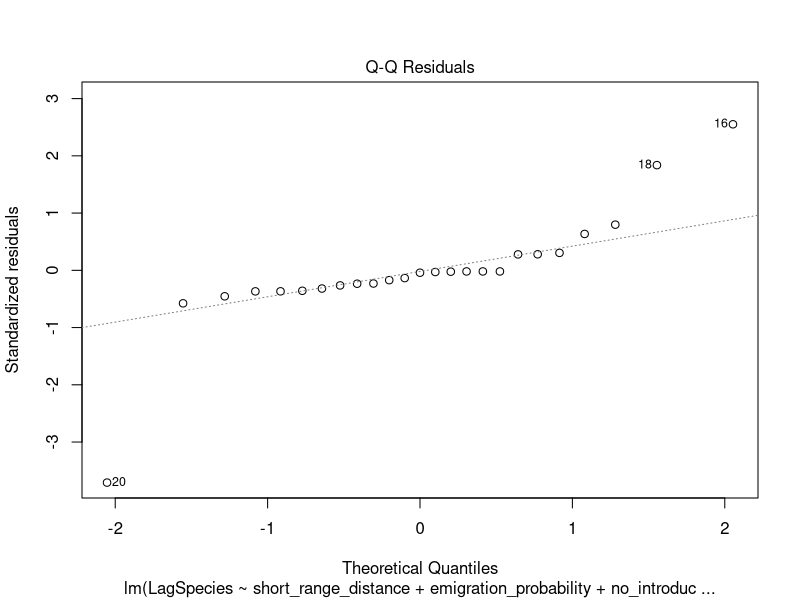
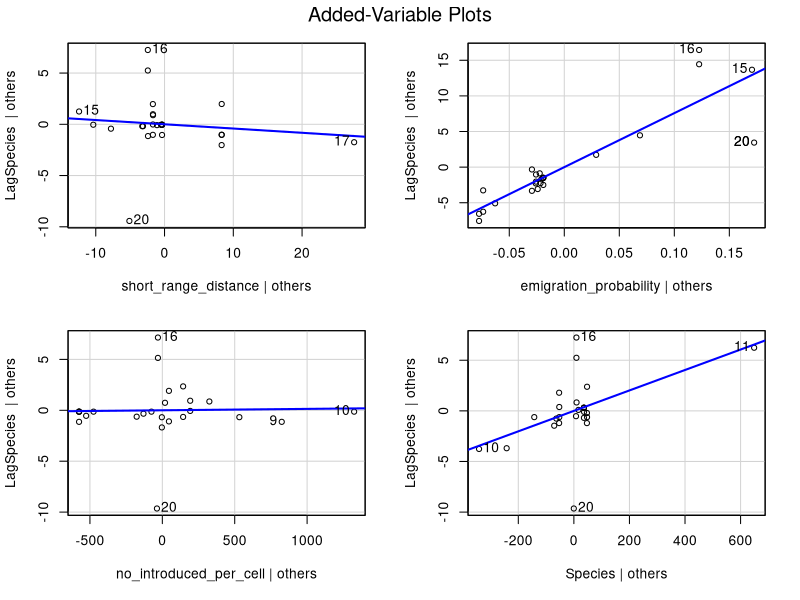
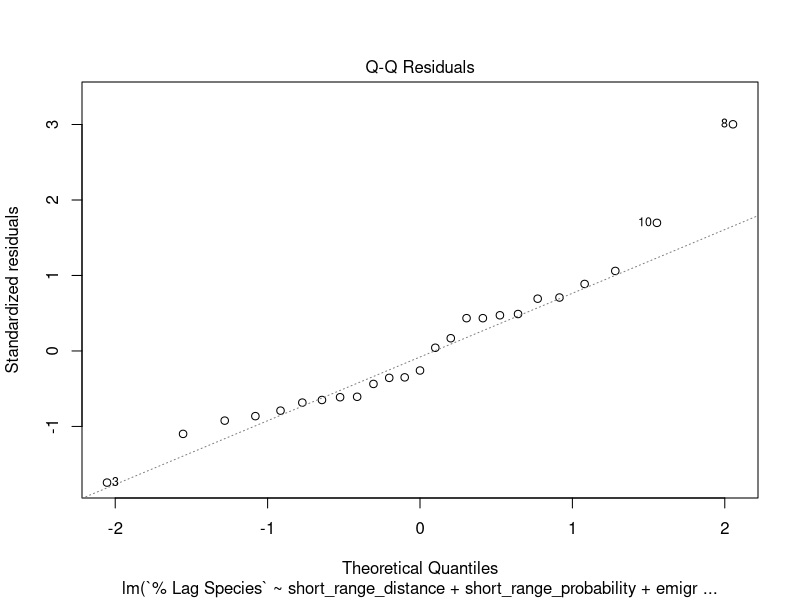
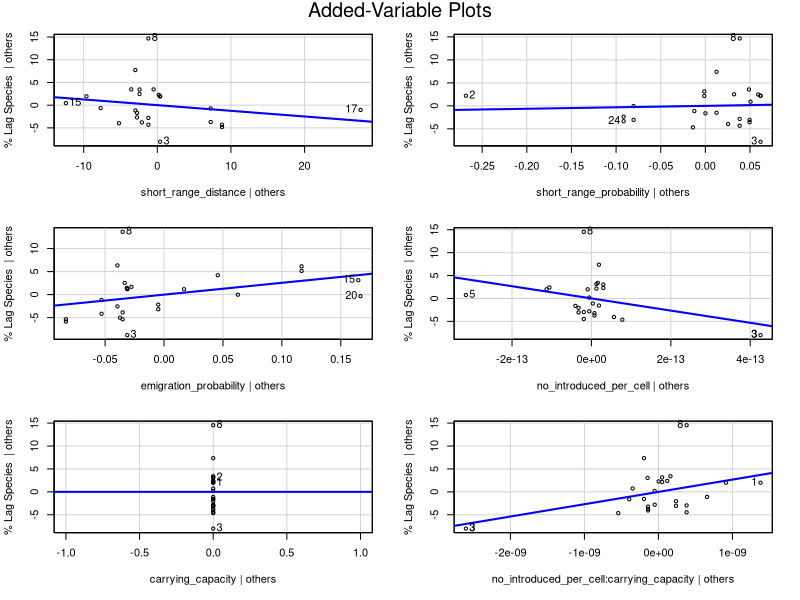
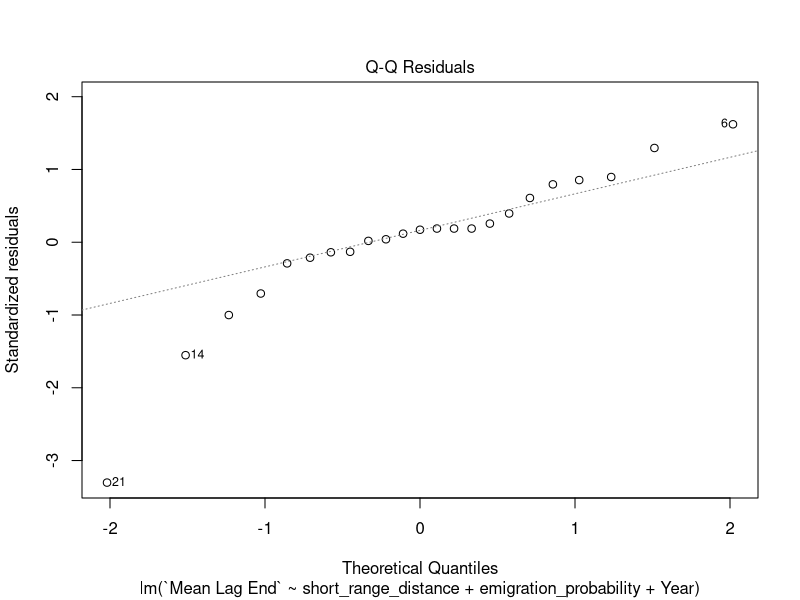
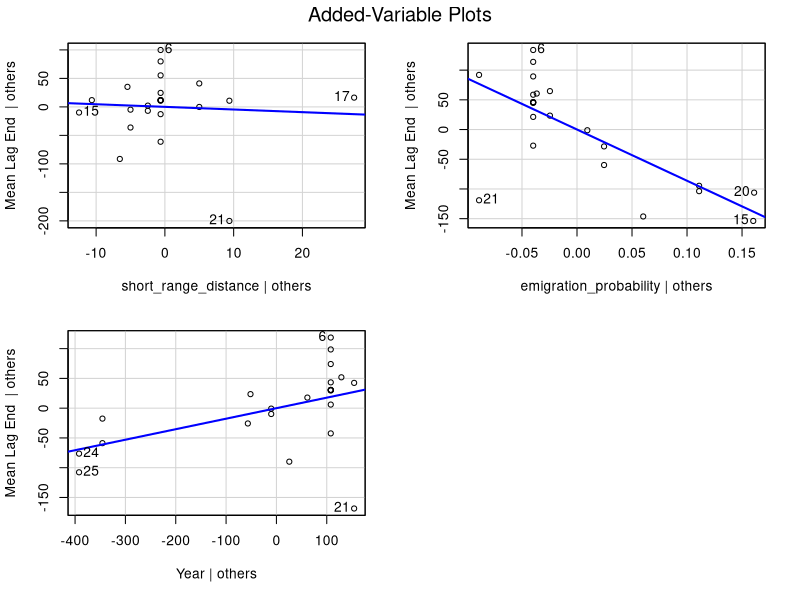
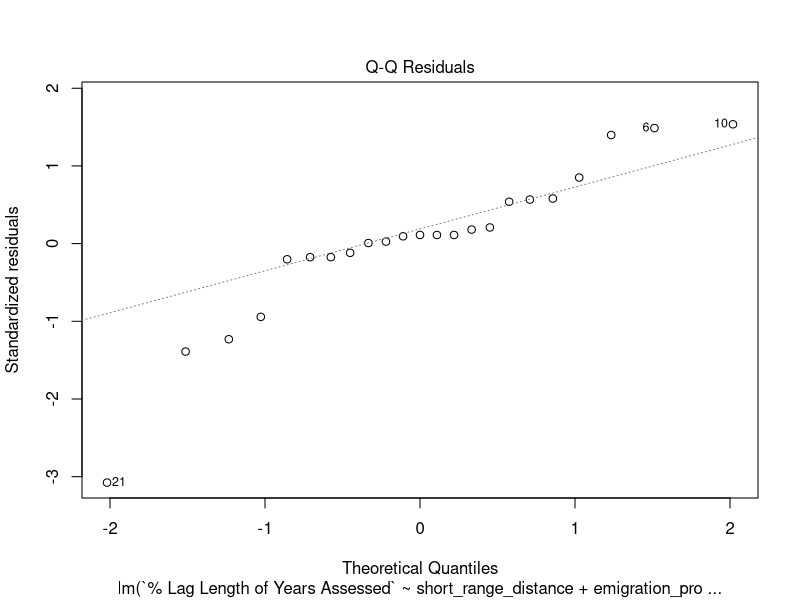
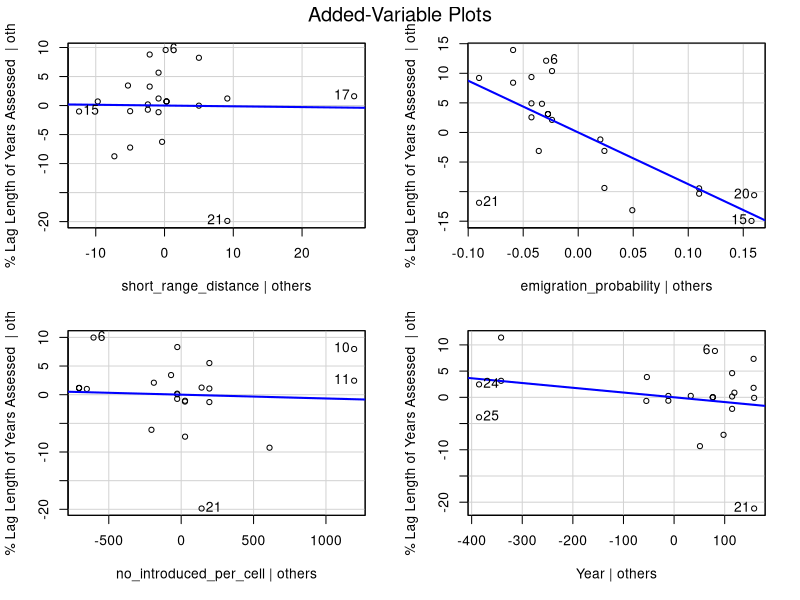

These charts were generated, in order, by the following R code:
## ---- chunk 1
library(tidyverse)
library(psych)
library(car)

data = read_csv("lag_table.csv") |> mutate(short_range_distance = short_range_distance/1000, long_range_distance = long_range_distance/1000)

describe(data, fast = TRUE)  |> knitr::kable()
## ---- chunk 2
data2 = data[, -c(12:14)]
`fit lag` = lm(LagSpecies ~ short_range_distance + emigration_probability + no_introduced_per_cell + Species, data2)
summary(`fit lag`)$coefficients |> knitr::kable()
## ---- chunk 3
plot(`fit lag`, 2)
## ---- chunk 4
avPlots(`fit lag`) 
## ---- chunk 5
data2 = data[, -c(11:12, 14)]
`fit % lag` = lm(`% Lag Species` ~ short_range_distance + short_range_probability + emigration_probability + no_introduced_per_cell + no_introduced_per_cell * carrying_capacity , data2)
summary(`fit % lag`)$coefficients |> knitr::kable()
## ---- chunk 6
plot(`fit % lag`, 2)
## ---- chunk 7
avPlots(`fit % lag`) 
## ---- chunk 8
data2 = data[, -c(11, 13:14)]
`fit year` = lm(`Mean Lag End` ~ short_range_distance + emigration_probability + Year, data2)
summary(`fit year`)$coefficients |> knitr::kable()
## ---- chunk 9
plot(`fit year`, 2)
## ---- chunk 10
avPlots(`fit year`) 
## ---- chunk 11
SE = summary(`fit year`)$coefficients[1, 2]
average = summary(`fit year`)$coefficients[1,1]

confidence_interval = function(average, SE){
  q = qnorm(0.025)
  lower = (q * SE) + average
  upper = (-q * SE) + average
  list(lower, upper)
}

conf.values = confidence_interval(average = average, SE = SE)

data |> dplyr::select(short_range_distance, short_range_probability, emigration_probability, no_introduced_per_cell,carrying_capacity, Year, Species, LagSpecies, `Mean Lag End`, `% Lag Species`, `% Lag Length of Years Assessed`) |> filter(`Mean Lag End` > conf.values[[1]])  |> filter (`Mean Lag End` < conf.values[[2]]) |> round(2) |> knitr::kable()
## ---- chunk 12
data2 |> filter(`Mean Lag End` > conf.values[[1]])  |> filter (`Mean Lag End` < conf.values[[2]]) |> dplyr::select(short_range_distance, emigration_probability, Year) |> describe(fast = T) |> knitr::kable()
## ---- chunk 13
data2 = data[, -c(11:13)]
`fit % year` = lm(`% Lag Length of Years Assessed` ~ short_range_distance + emigration_probability + no_introduced_per_cell + Year, data2)
summary(`fit % year`)$coefficients |> knitr::kable()
## ---- chunk 14
plot(`fit % year`, 2)
## ---- chunk 15
avPlots(`fit % year`) 
